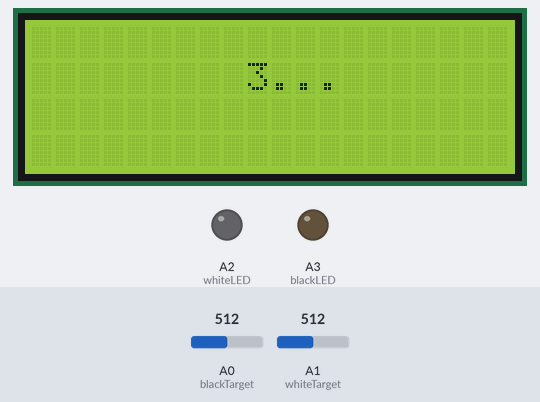
A sketch run on a simulated Arduino Nano, built with avr-gcc and run on an emulated ATmega328P. On the bench: 20×4 character LCD, output pins drawn as LEDs (lit = HIGH). The inputs (shaded band) are chosen by the test bench; at power-on: A0 (blackTarget) = 512, A1 (whiteTarget) = 512. Random numbers use the default seed unless the sketch sets one; what the sketch prints to the serial monitor is not drawn.

Above: at 3.2 s.
At 7.3 s:
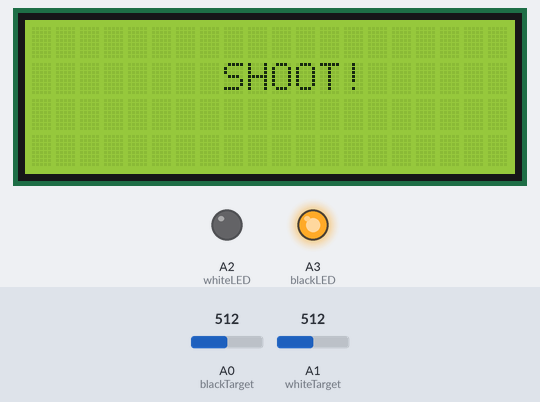
7.4 s: A0 (blackTarget) set to 688
8.9 s: A0 (blackTarget) set to 711
At 10.1 s:
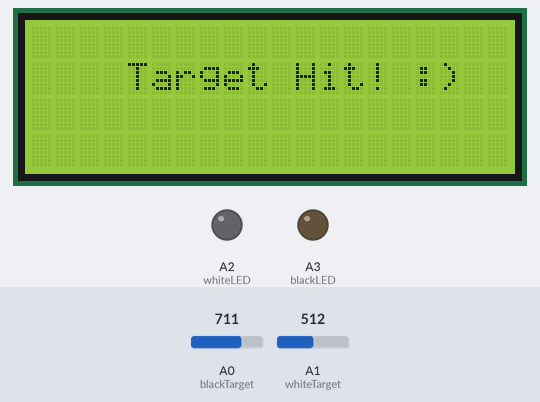
10.4 s: A1 (whiteTarget) set to 691
13.4 s: A1 (whiteTarget) set to 716
At 14.3 s:
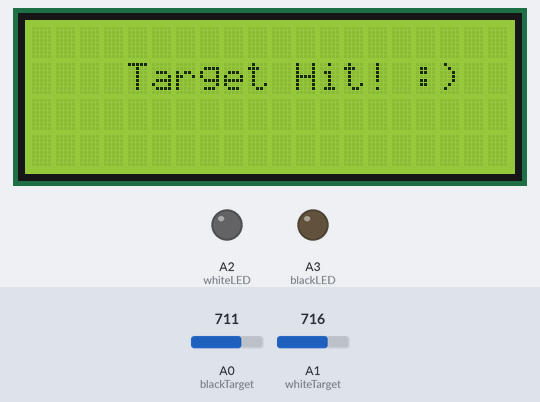
15.0 s: A0 (blackTarget) set to 690
18.0 s: A0 (blackTarget) set to 710
At 28.3 s:
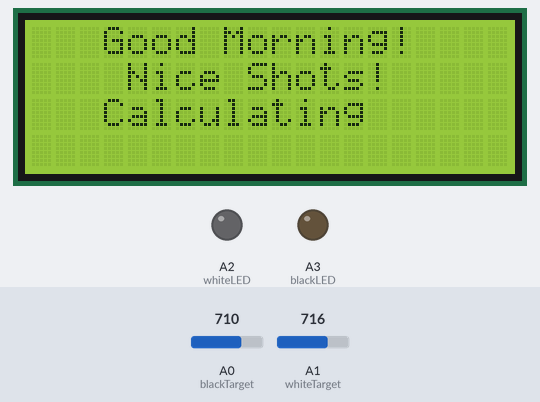
Timing chart, 0 to 29.8 s (numbered marks = the images above; inputs shaded):
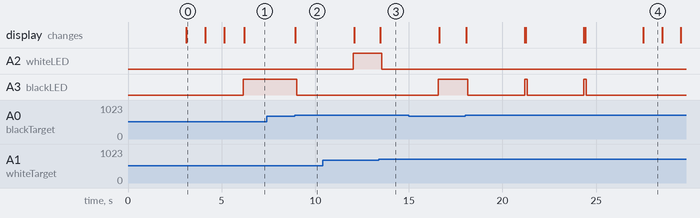

Measured:
- the behaviour switches between 699 and 700 on A0 (blackTarget) (found by bisection; images 1 and 2)
- after the input at 7.4 s, every drawn part: stays the same
- after the input at 8.9 s, A3 (blackLED): HIGH → LOW after 0.10 s; the display: changes at once (image 2)
- after the input at 13.4 s, A2 (whiteLED): HIGH → LOW after 0.15 s; the display: changes after 0.07 s (image 3)

The sketch:

SleepGunPrototype.ino
```cpp
#include <Wire.h>
#include <LiquidCrystal_I2C.h>

// Pin Setup
const int unconnectedPin = A7;

const int blackTarget = A0;
const int blackLED = A3;

const int whiteTarget = A1;
const int whiteLED = A2;

const int en = 2, rw = 1, rs = 0, d4 = 4, d5 = 5, d6 = 6, d7 = 7, bl = 3;
const int i2c_address = 0x27;
LiquidCrystal_I2C lcd(i2c_address, 20, 4);

// Game Rules
const int targetGoal = 5;
const int targetSpeed = 5000;
const int targetTimeBuffer = 50;
const int targetTreshhold = 700;
const int targetTimeBetween = 3000;

// Game Scores
int targetHits = 0;
int targetMisses = 0;
int targetReactionTime = 0;
float targetTotal = 0;
float targetAccuracy = 0;
float totalTime = 0;

// Misc
const String targetString = "target";
int selectedTarget = 0;
int targetTime = 0;
int targetValue = 0;
boolean targetRunning = true;


void setup() {
  Serial.begin(9600);

  randomSeed(analogRead(A7));

  pinMode(blackTarget, INPUT);
  pinMode(blackLED, OUTPUT);

  pinMode(whiteTarget, INPUT);
  pinMode(whiteLED, OUTPUT);

  // Show startup on LCD display
  lcd.init();
  lcd.backlight();
  lcd.setCursor(2,0);
  lcd.print("S L E E P G U N");
  lcd.setCursor(1,1);
  lcd.print("A C T I V A T E D");
  lcd.setCursor(0,3);
  lcd.print(">Get Ready to Shoot<");
  delay(3000);
  lcd.clear();
  lcd.setCursor(9, 1);
  lcd.print("3...");
  delay(1000);
  lcd.setCursor(9, 1);
  lcd.print("2...");
  delay(1000);
  lcd.setCursor(9, 1);
  lcd.print("1...");
  delay(1000);
}

void loop() {
  while(targetHits < targetGoal){
    // Choose a random Target and show
    selectedTarget = random(1, 3);
    Serial.println("===== TARGET SELECTED =====\nTarget " + String(selectedTarget) + " has been selected");

    // Calculate the amount of time the target is active
    targetTime = targetSpeed;
    Serial.println("targetTime reset to " + String(targetTime));

    // = LCD Feedback =
    lcd.clear();
    lcd.setCursor(8, 1);
    lcd.print("SHOOT!");

    // While there is time left on the current target
    while(targetTime > 0){
      Serial.println("Time left " + String(targetTime));

      // Read the Value of the selectedTarget
      if(selectedTarget == 1){
        targetValue = analogRead(blackTarget);
        digitalWrite(blackLED, HIGH);
      }
      if(selectedTarget == 2){
        targetValue = analogRead(whiteTarget);
        digitalWrite(whiteLED, HIGH);
      }

      // Show the targetValue
      Serial.println("The targetValue is: " + String(targetValue));

      // If the target has been hit. Else remove time and wait the targetTimeBuffer
      if(targetValue >= targetTreshhold){
        break;
      } else {
        Serial.println("Waiting...");
        targetTime = targetTime - targetTimeBuffer;
        totalTime = totalTime + targetTimeBuffer;
        delay(targetTimeBuffer);
      }
    }

    // If there was time left, the target was hit | Else not hit
    if(targetTime > 0){
      Serial.println("Target was hit :)");
      // = LCD Feedback =
      lcd.clear();
      lcd.setCursor(4, 1);
      lcd.print("Target Hit! :)");
      targetHits++;
    } else {
      Serial.println("Target was not hit :(");
      // = LCD Feedback =
      lcd.clear();
      lcd.setCursor(2, 1);
      lcd.print("Target Missed! :(");
      targetMisses++;
    }

    // Game Score Updates
    Serial.println("===== CURRENT SCORE =====");
    Serial.println("Targets hit: " + String(targetHits));
    Serial.println("Targets missed: " + String(targetMisses));

    // Wait
    Serial.println("\nClearing all LED's\n");
    digitalWrite(blackLED, LOW);
    digitalWrite(whiteLED, LOW);
    delay(targetTimeBetween);

  }

  // = LCD Feedback =
  while(targetRunning){
    // Calculate Scores
    targetTotal = targetHits + targetMisses;

    targetAccuracy = targetHits/targetTotal;
    targetReactionTime = totalTime/targetTotal;

    lcd.clear();
    lcd.setCursor(3,0);
    lcd.print("Good Morning!");
    lcd.setCursor(4,1);
    lcd.print("Nice Shots!");
    lcd.setCursor(3,2);
    lcd.print("Calculating");
    delay(1000);
    lcd.print(".");
    delay(1000);
    lcd.print(".");
    delay(1000);
    lcd.print(".");
    delay(3000);

    // = LCD Feedback =
    lcd.clear();
    lcd.setCursor(0,0);
    lcd.print("Targets Hit: " + String(targetHits));
    lcd.setCursor(0,1);
    lcd.print("Targets Missed: " + String(targetMisses));
    lcd.setCursor(0,2);
    lcd.print("Accuracy: " + String(targetAccuracy*100) + "%");
    lcd.setCursor(0,3);
    lcd.print("Draw Time: " + String(targetReactionTime) + "ms");

    Serial.println("===== GOOD MORNING!=====\nThe targetGoal has been reached! :)\nBEEP BEEP BEEP BEEP BEEP BEEP BEEP BEEP BEEP BEEP");
    Serial.println();
    Serial.println("Here are your results:");
    Serial.println("Targets Total: " + String(targetTotal));
    Serial.println("Targets Hit: " + String(targetHits));
    Serial.println("Targets Missed: " + String(targetMisses));
    Serial.println("Target Accuracy: " + String(targetAccuracy*100) + "%");
    Serial.println();
    Serial.println("Total Time: " + String(totalTime/1000) + "s");
    Serial.println("Reaction Time: " + String(targetReactionTime) + "ms");
    Serial.println();
    targetRunning = false;
    break;
  }
}
```
